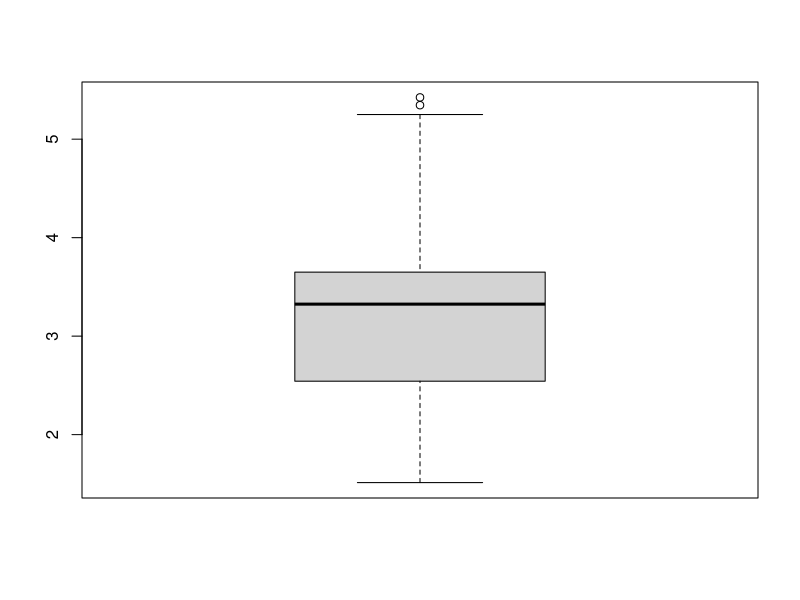
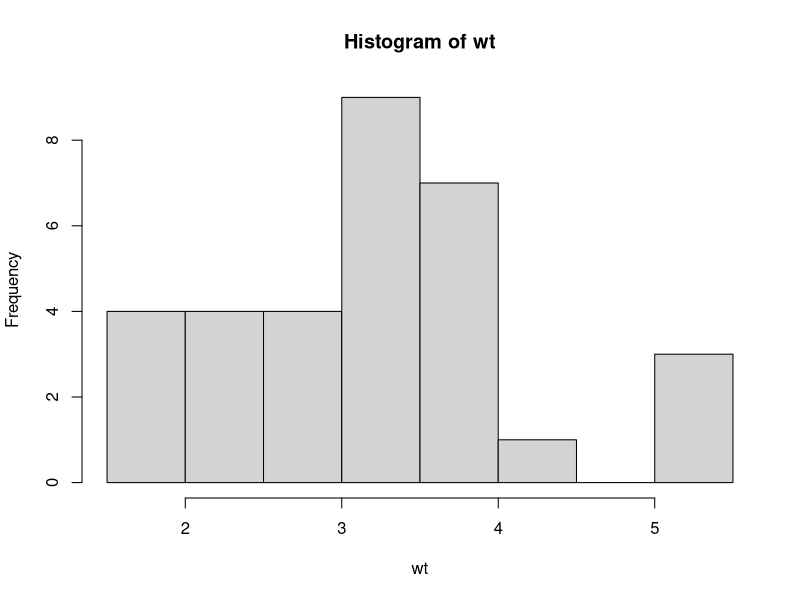
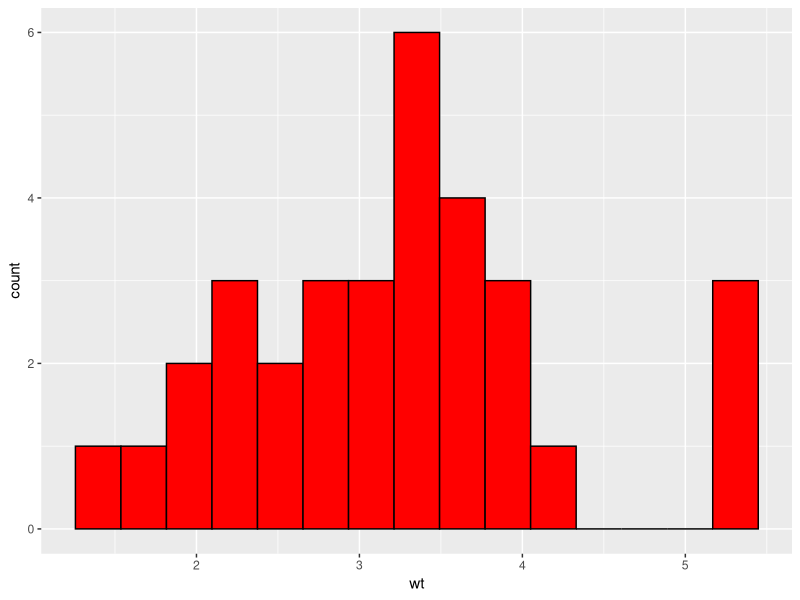

These charts were generated, in order, by the following R code:
## ---- chunk 1
knitr::opts_chunk$set(echo = TRUE)
## ---- chunk 2
defaultW <- getOption("warn") 

options(warn = -1) 
library(tidyverse)

#install.package("tinytex")

#I am going to peak at the sales variable;

attach(mtcars)
head(mtcars)

#check whether your variable is distributed normally. 
boxplot(wt)
hist(wt)
ggplot(mtcars, aes(x=wt))+geom_histogram(fill="red", color="black", bins=15)
mean(wt)


# One-sample t-test (note; df=n-1)
#H_0: mu=2, versus mu not equal to 2
alpha=0.05
quant = 1-alpha/2
n <-32
qt(quant, n-1)

res <- t.test(wt, mu = 2)
res

#If we think we have a direction of the effect then how can we code this
res2 <- t.test(wt,alternative= "greater", mu = 2)
res2



#independent two-sample t-test

#is our standard errors similar? 
#se=sd(wt)/sqrt(n)
# if you have equal variances then; df=(n1 - 1) + (n2-1) = n1 + n2-2 (i.e. pooled)
data<-tibble(vs, wt)

group2<-data %>% filter(vs==0) #vshaped engine
group1<-data %>% filter(vs==1) #straight engine



se1<-sd(group1$wt)/sqrt(length(group1$vs)) #(the std.err are comparable)
se2<-sd(group2$wt)/sqrt(length(group2$vs))

#default is two sided Welch test (unequal variances)
t.test(group1$wt, group2$wt)

#two sided pooled t-test
t.test(group1$wt, group2$wt, alternative = "two.sided", var.equal = TRUE)

#we can change the nature of the difference by adding mu=

